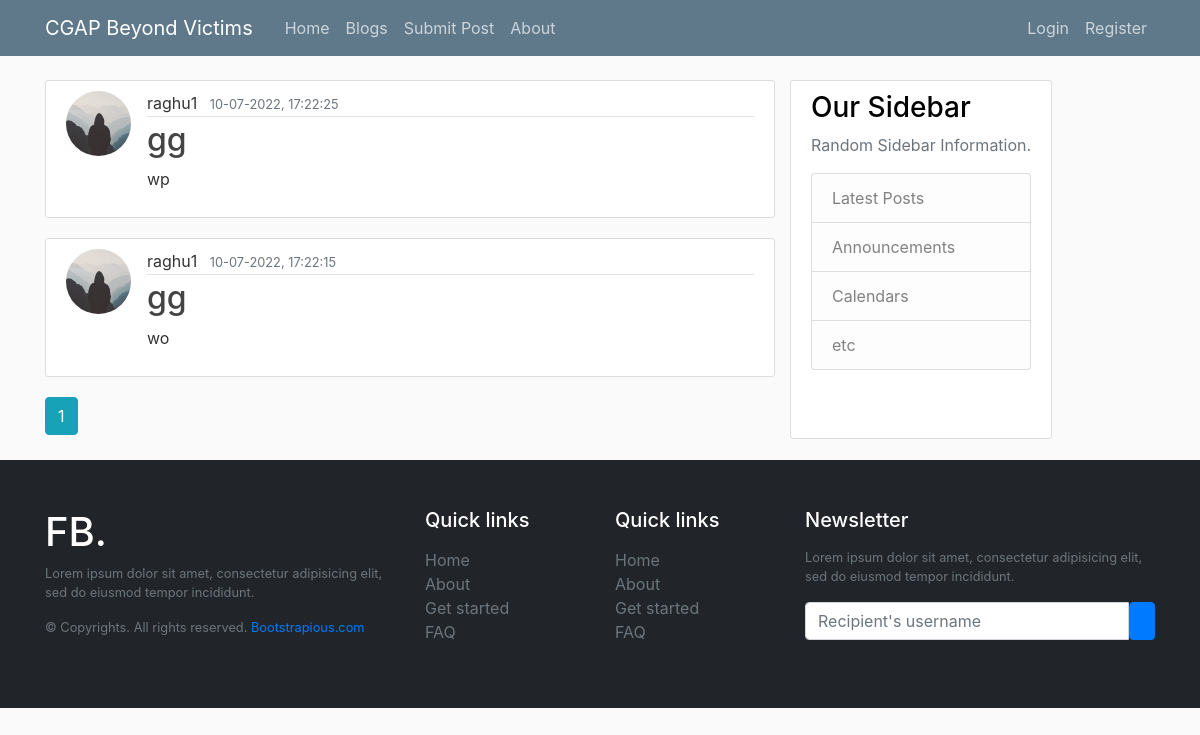
Screenshot of /blogs with the database file from the repository.
### cgap/models.py (models this page shows, shortened)
class Post(db.Model):
    id = db.Column(db.Integer, primary_key=True)
    title = db.Column(db.String(100), nullable=False)
    date_posted = db.Column(db.DateTime, nullable=False, default=datetime.utcnow)
    image_file = db.Column(db.String(20), nullable=False, default="default.jpg")
    content = db.Column(db.Text, nullable=False)
    user_id = db.Column(db.Integer, db.ForeignKey("user.id"), nullable=False)

class User(db.Model, UserMixin):
    id = db.Column(db.Integer, primary_key=True)
    username = db.Column(db.String(20), unique=True, nullable=False)
    email = db.Column(db.String(120), unique=True, nullable=False)
    image_file = db.Column(db.String(20), nullable=False, default="default.jpg")
    password = db.Column(db.String(60), nullable=False)
    posts = db.relationship("Post", backref="author", lazy=True)

### cgap/routes.py (the view)
@app.route("/blogs")
def blogs():
    page = request.args.get("page", 1, type=int)
    posts = Post.query.order_by(Post.date_posted.desc()).paginate(page=page, per_page=5)
    return render_template("blogs.html", title="Blogs", posts=posts)

### cgap/templates/blogs.html
{% extends "layout.html" %}
{% block content %}
{% for post in posts.items %}
<article class="media content-section">
  <img
    class="rounded-circle article-img"
    src="{{ url_for('static', filename='profile_pics/' + post.author.image_file) }}"
  />
  <div class="media-body">
    <div class="article-metadata">
      <a
        class="mr-2"
        href="{{ url_for('user_posts', username=post.author.username) }}"
        >{{ post.author.username }}</a
      >
      <small class="text-muted"
        >{{ post.date_posted.strftime('%d-%m-%Y, %H:%M:%S') }}</small
      >
    </div>
    <h2>
      <a class="article-title" href="{{ url_for('post', post_id=post.id) }}"
        >{{ post.title }}</a
      >
    </h2>
    <p class="article-content">{{ post.content|truncate(60, True, '...') }}</p>
  </div>
</article>
{% endfor %}
{% for page_num in posts.iter_pages(left_edge=1, right_edge=1, left_current=1, right_current=2) %}
  {% if page_num %}
    {% if posts.page == page_num %}
      <a class="btn btn-info mb-4" href="{{ url_for('blogs', page=page_num) }}">{{ page_num }}</a>
    {% else %}
      <a class="btn btn-outline-info mb-4" href="{{ url_for('blogs', page=page_num) }}">{{ page_num }}</a>
    {% endif %}
  {% else %}
    ...
  {% endif %}
{% endfor %}
{% endblock content %}

### cgap/static/main.css (style rules this page uses)
body { background: #fafafa; color: #333333; margin-top: 5rem; }
h1, h2, h3, h4, h5, h6 { color: black; }
.content-section { background: #ffffff; padding: 10px 20px; border: 1px solid #dddddd; border-radius: 3px; margin-bottom: 20px; }
.article-title { color: #444444; }
.article-content { white-space: pre-line; }
.article-img { height: 65px; width: 65px; margin-right: 16px; }
.article-metadata { padding-bottom: 1px; margin-bottom: 4px; border-bottom: 1px solid #e3e3e3; }
a { color: inherit; text-decoration: none; transition: all 0.3s; }

### rows the page displays
Post: image_file (placeholder picture), author.username "raghu1", date_posted "10-07-2022, 17:22:25", title "gg", content "wp"
Post: image_file (placeholder picture), author.username "raghu1", date_posted "10-07-2022, 17:22:15", title "gg", content "wo"

### other values shown
{{ page_num }} "1"
